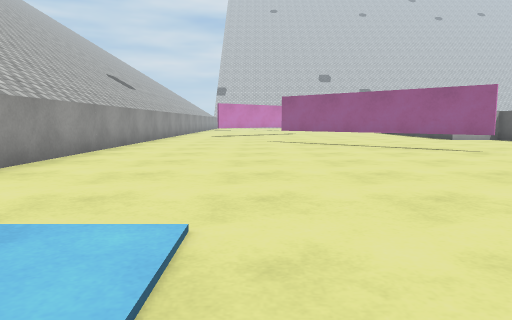
[1] (above)

18 first-person views from a walk through a Unity game level. The camera is 0.62 m above the floor, tilts 6° down and sees 70° across. The floor is counted in squares, 1 m on a side. Each view is taken from the middle of a square. On the plan, view 1 faces up. The plan holds only what a view shows up to about 10 squares ahead; the rest is blank. The place goes on beyond the plan. The player character is not drawn. Surface patterns are stand-ins for the level's own textures.

[2]
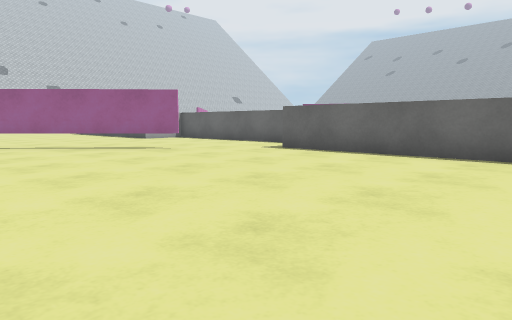

[3]
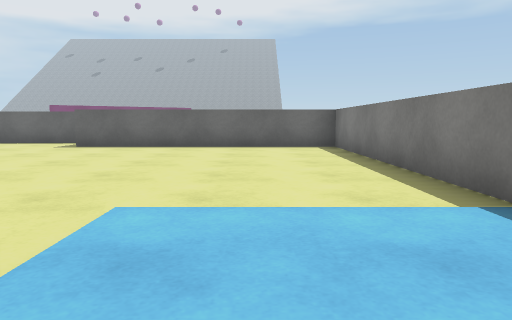

[4]
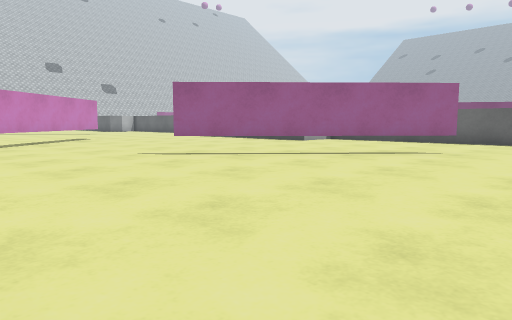

[5]
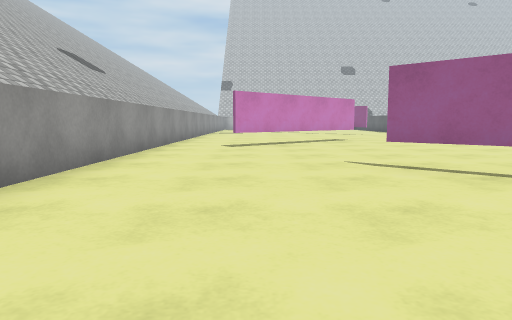

[6]
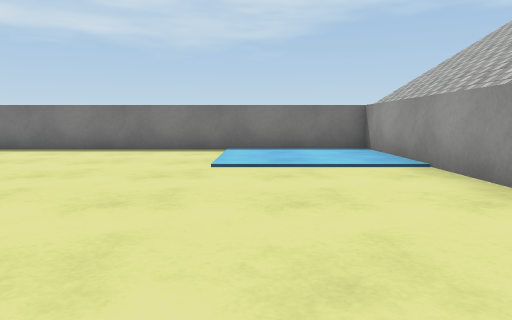

[7]
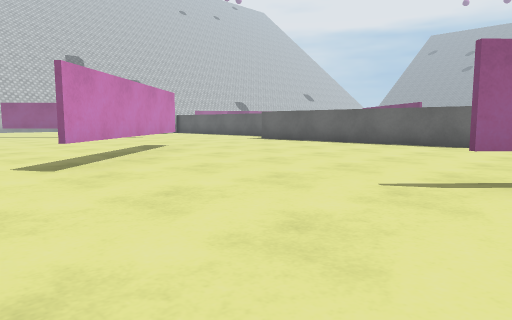

[8]
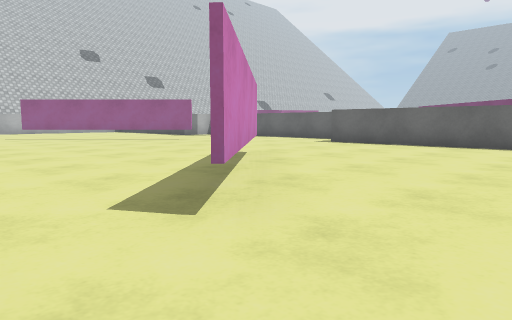

[9]
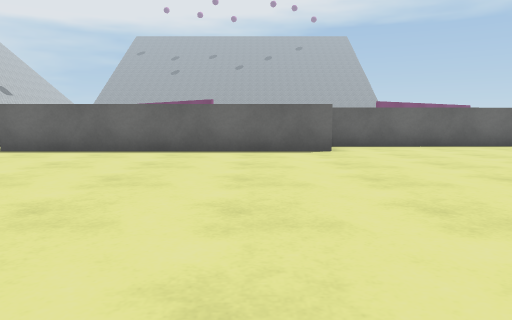

[10]
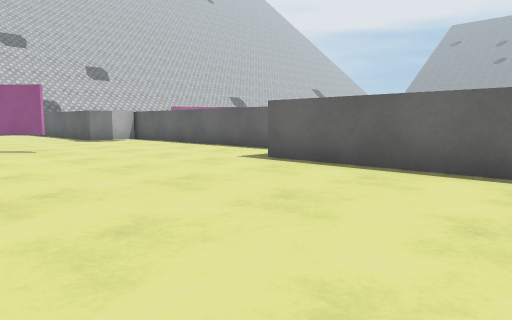

[11]
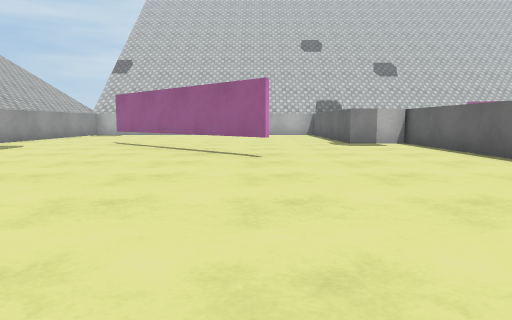

[12]
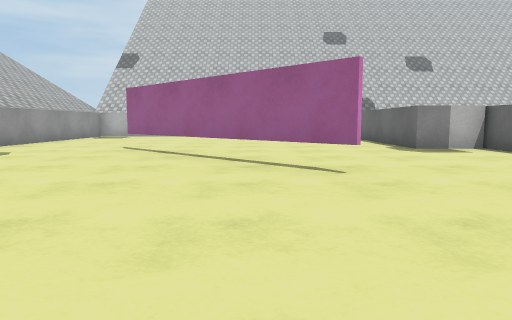

[13]
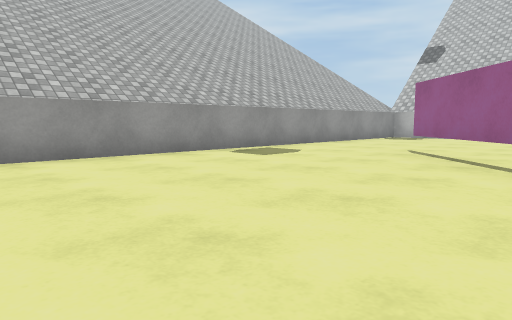

[14]
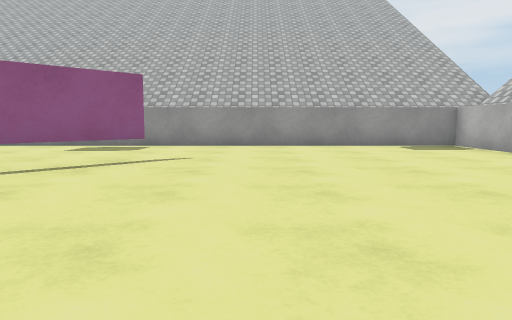

[15]
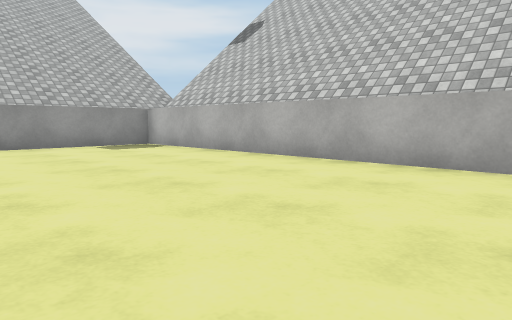

[16]
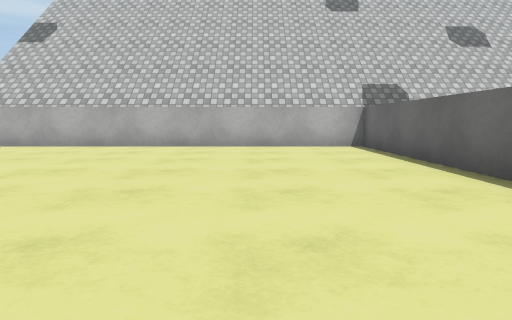

[17]
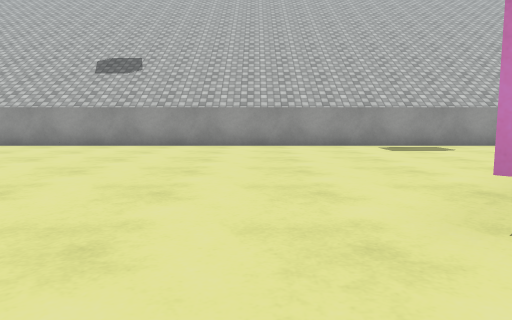

[18]
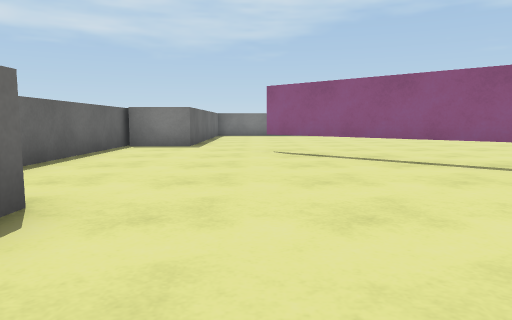

### Floor plan
Key: @ floor where view 1 was taken; # wall or solid block; . main floor; : floor 0.05 m higher than the main floor; T thing the floor can be seen under or through.
Columns run from 4 left of view 1 to 9 right of it. Each row starts with its distance up from view 1.
 35 ############
 34 #..........#
 33 #..........#
 32 #..........#
 31 #..........#
 30 #..........#
 29 #..........#
 28 #..........###
 27 #...T........#
 26 #....T.......#
 25 #.....T......#
 24 #......T.....#
 23 #.......T....#
 22 #............#
 21 #............#
 20 #............
 19 #..........#
 18 #.....#....#
 17 #....#.....#
 16 #...#......#
 15 #..#.......#
 14 #..........#
 13 #..........#
 12 #............#
 11 #....T.......#
 10 #.....T......#
  9 #......T.....#
  8 #.......T....#
  7 #............#
  6 #............#
  5 #..........###
  4 #..........#
  3 #..........#
  2 #:::.......#
  1 #:::.......#
  0 #:::@......#
 -1 ############

Where each view was taken, in squares from view 1:
view 1: 0 up, 0 right, facing up
view 2: 0 up, 0 right, facing up-right
view 3: 1 up, 3 left, facing right
view 4: 5 up, 3 left, facing up-right
view 5: 6 up, 1 left, facing up
view 6: 7 up, 1 left, facing down
view 7: 10 up, 3 left, facing up-right
view 8: 13 up, 3 left, facing up-right
view 9: 14 up, 1 left, facing right
view 10: 15 up, 2 right, facing up-right
view 11: 17 up, 4 right, facing up
view 12: 19 up, 3 right, facing up
view 13: 20 up, 3 right, facing up-left
view 14: 29 up, 6 right, facing left
view 15: 29 up, 6 right, facing up-left
view 16: 25 up, 4 right, facing up
view 17: 22 up, 6 right, facing left
view 18: 15 up, 5 right, facing down
